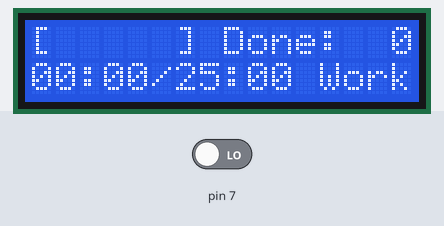
A sketch run on a simulated Arduino Uno, built with avr-gcc and run on an emulated ATmega328P. Parts: 16×2 character LCD. The test bench sets the inputs (shaded band); at power-on: pin 7 LOW.

Above: at 1.2 s.
1.3 s: pin 7 driven HIGH
At 3.4 s:
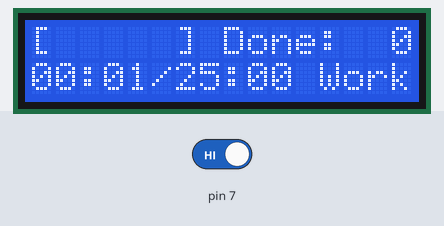
At 4.0 s:
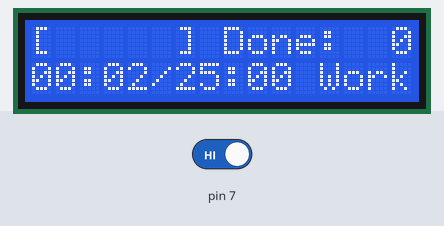
Timing chart, 0 to 5.5 s (numbered marks = the images above; inputs shaded):
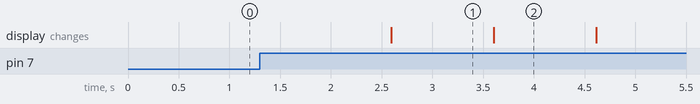

Measured:
- after the input at 1.3 s, the display: changes after 1.3 s (image 1)
- what the display in image 1 shows lasts 1.0 s, from 2.6 s to 3.6 s

The sketch:

pomodoro.ino
```cpp
#include <LiquidCrystal.h>

#define COMPILE_FOR_DEVICE true

#include "libraries/controller.h"
#include "libraries/util.h"

LiquidCrystal lcd(12, 11, 5, 4, 3, 2);
Controller controller{ms(25, 0), ms(5, 0)};

void setup() {
  lcd.begin(16, 2);
  pinMode(7, INPUT);
  Serial.begin(9600);
  controller.begin();
}

void loop() {
  controller.loop(millis(), digitalRead(7));
  lcd.setCursor(0, 0);
  lcd.print(controller.getTopLine());
  lcd.setCursor(0, 1);
  lcd.print(controller.getBottomLine());

  delay(500);
}
```
